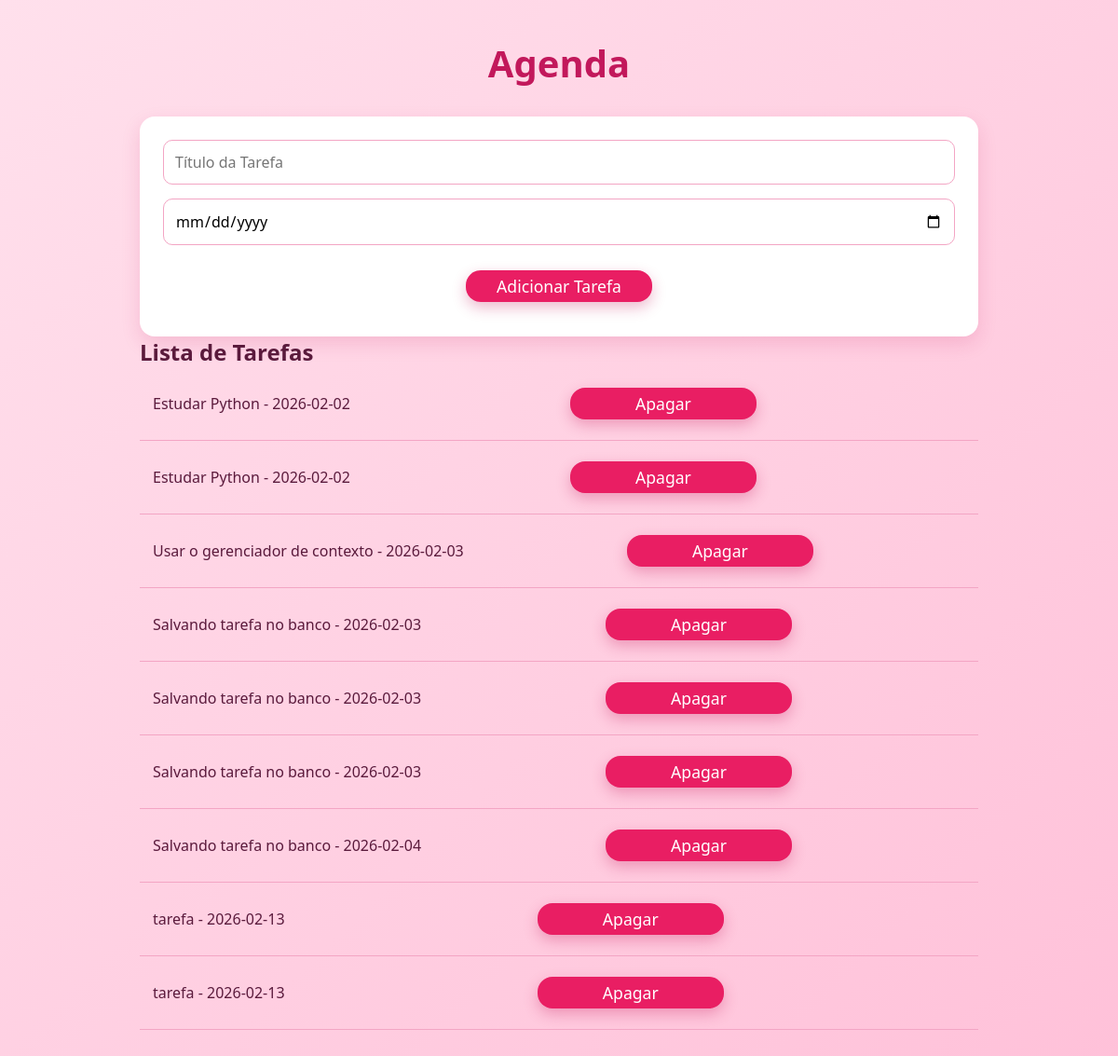
Page /agenda on the earlier database version.
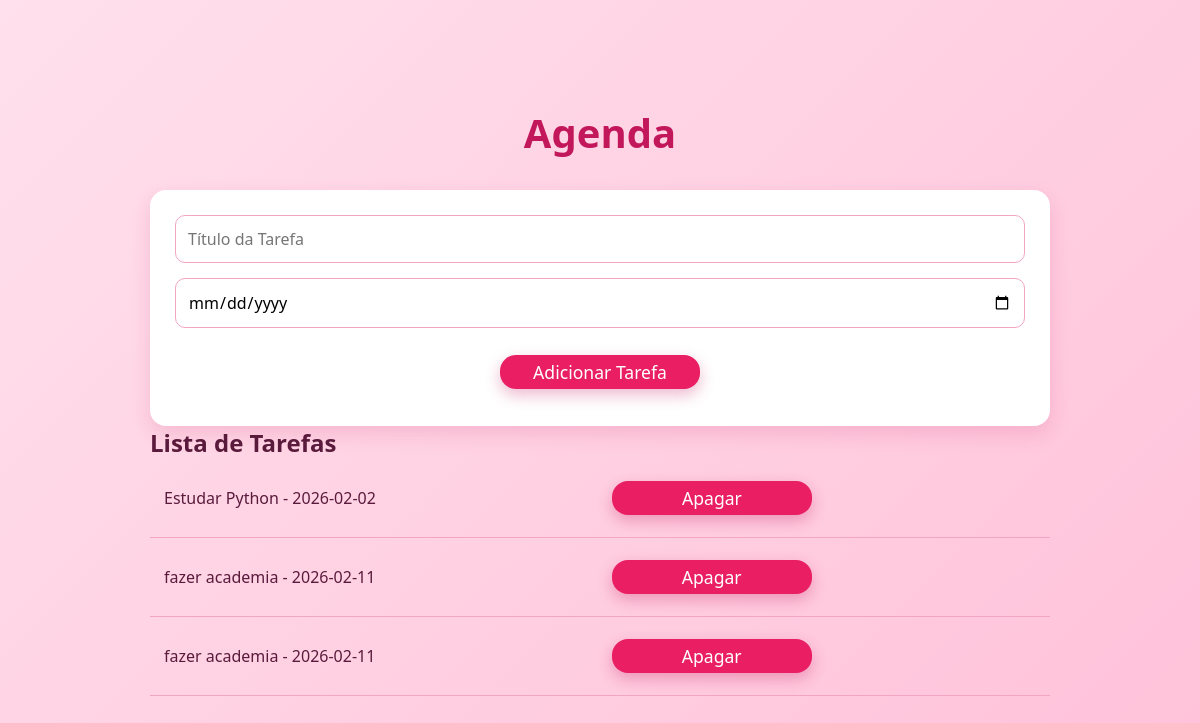
Same page on the later database version.
### tables this page shows
CREATE TABLE tarefas (
            id INTEGER PRIMARY KEY AUTOINCREMENT,
            titulo_tarefa TEXT NOT NULL,
            data_conclusao TEXT
        );

### app.py (the view)
@app.route('/agenda', methods=['GET', 'POST'])
def agenda():
    tarefas = None
    if request.method == 'POST':
        titulo_tarefa = request.form['titulo_tarefa']
        data_conclusao = request.form['data_conclusao']
        tarefa = Tarefa(titulo_tarefa, data_conclusao)
        tarefa.salvar_tarefa()
    tarefas = Tarefa.obter_tarefas()
    return render_template('agenda.html', titulo='Agenda', tarefas=tarefas)

### models/database.py (called while the page is built)
    def buscar_tudo(self, query: str, params: tuple = ()) -> list[Any]:
        self.cursor.execute(query, params)
        return self.cursor.fetchall()

    def close(self) -> None:
        self.connection.close()

    def __enter__(self) -> Self:
        return self

    def __exit__(self, exc_type: Optional[Type[BaseException]], exc_value: Optional[BaseException], tb: Optional[TracebackType]) -> None:
        if exc_type is not None:
            print('Exceção capturada no contexto:')
            print(f'Tipo: {exc_type.__name__}')
            print(f'Mensagem: {exc_value}')
            print('Traceback completo:')
        self.close()

### models/tarefa.py (called while the page is built)
    @classmethod
    def obter_tarefas(cls) -> list[Self]:
        with Database('./data/tarefas.sqlite3') as db:
            query: str = 'SELECT titulo_tarefa, data_conclusao, id FROM tarefas;'
            resultados: list[Any] = db.buscar_tudo(query)
            tarefas: list[Self] = [cls(titulo, data, id) for titulo, data, id in resultados]
            return tarefas

### templates/agenda.html
{% extends "base.html" %}
{% block content %}
<form method="post">
    <input type="text" name="titulo_tarefa"
    id="titulo_tarefa" placeholder="Título da Tarefa"
    required>
    <input type="date" name="data_conclusao"
    id="data_conclusao">
    <button type="submit">Adicionar Tarefa</button>
</form>
<h2>Lista de Tarefas</h2>
{% if tarefas %}
    <ul>
    {% for tarefa in tarefas %}
        <li>{{ tarefa.titulo_tarefa }} - {{ tarefa.data_conclusao}} <a href="{{ url_for('delete', idTarefa=tarefa.id_tarefa) }}">Apagar</a></li>
    {% endfor %}
    </ul>
{% else %}
    <p>Nenhuma tarefa cadastrada</p>
{% endif %}
{% endblock %}

### templates/base.html (shortened to what this page needs)
<!DOCTYPE html>
<html lang="PT_BR">
<head>
    <link rel="stylesheet" href="{{ url_for('static', filename='style.css') }}">
</head>
<body>
    <h1>{{ titulo }}</h1>
    {% block content %}{% endblock %}
</body>
</html>

### static/style.css (style rules this page uses)
* { margin: 0; padding: 0; box-sizing: border-box; font-family: "Segoe UI", Tahoma, Geneva, Verdana, sans-serif; }
body { background: linear-gradient(135deg, #ffe0ec, #ffc1d9); min-height: 100vh; padding: 40px; color: #5a1a3c; display: flex; flex-direction: column; justify-content: center; align-items: center; }
body > * { max-width: 900px; width: 100%; margin: 0 auto; }
h1 { text-align: center; margin-bottom: 30px; font-size: 2.5rem; color: #c2185b; }
.content, main, section, form, table { background-color: #fff; padding: 25px; border-radius: 16px; box-shadow: 0 8px 20px rgba(194, 24, 91, 0.15); }
input, select, textarea { width: 100%; padding: 12px; margin-bottom: 15px; border-radius: 10px; border: 1px solid #f3a5c4; outline: none; font-size: 1rem; }
button, a { display: block; width: 200px; padding: 5px 0; margin: 12px auto; text-align: center; background-color: #e91e63; color: #fff; border: none; border-radius: 16px; font-size: 1.1rem; cursor: pointer; text-decoration: none; transition: all 0.3s ease; box-shadow: 0 6px 15px rgba(194, 24, 91, 0.3); }
li { list-style: none; display: flex; align-items: center; gap: 12px; padding: 10px 14px; border-bottom: 1px solid #f3a5c4; }

Differences in the rows shown:
removed tarefas: titulo_tarefa "Estudar Python", data_conclusao "2026-02-02"
removed tarefas: titulo_tarefa "Usar o gerenciador de contexto", data_conclusao "2026-02-03"
removed tarefas: titulo_tarefa "Salvando tarefa no banco", data_conclusao "2026-02-03"
removed tarefas: titulo_tarefa "Salvando tarefa no banco", data_conclusao "2026-02-03"
removed tarefas: titulo_tarefa "Salvando tarefa no banco", data_conclusao "2026-02-03"
removed tarefas: titulo_tarefa "Salvando tarefa no banco", data_conclusao "2026-02-04"
removed tarefas: titulo_tarefa "tarefa", data_conclusao "2026-02-13"
removed tarefas: titulo_tarefa "tarefa", data_conclusao "2026-02-13"
added tarefas: titulo_tarefa "fazer academia", data_conclusao "2026-02-11"
added tarefas: titulo_tarefa "fazer academia", data_conclusao "2026-02-11"
